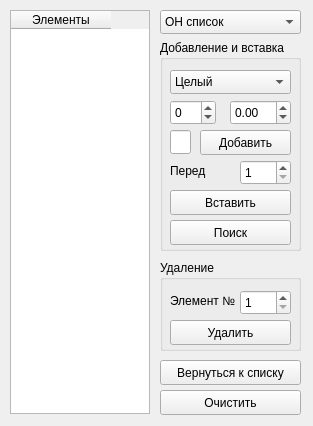
<?xml version="1.0" encoding="UTF-8"?>
<ui version="4.0">
 <class>MainWindow</class>
 <widget class="QMainWindow" name="MainWindow">
  <property name="geometry">
   <rect>
    <x>0</x>
    <y>0</y>
    <width>313</width>
    <height>426</height>
   </rect>
  </property>
  <property name="sizePolicy">
   <sizepolicy hsizetype="Fixed" vsizetype="Fixed">
    <horstretch>0</horstretch>
    <verstretch>0</verstretch>
   </sizepolicy>
  </property>
  <property name="windowTitle">
   <string>Списки</string>
  </property>
  <widget class="QWidget" name="centralwidget">
   <widget class="QTableWidget" name="MyTable">
    <property name="geometry">
     <rect>
      <x>10</x>
      <y>10</y>
      <width>140</width>
      <height>404</height>
     </rect>
    </property>
    <column>
     <property name="text">
      <string>Элементы</string>
     </property>
    </column>
   </widget>
   <widget class="QGroupBox" name="AddInsertSearchGroup">
    <property name="geometry">
     <rect>
      <x>160</x>
      <y>40</y>
      <width>141</width>
      <height>211</height>
     </rect>
    </property>
    <property name="title">
     <string>Добавление и вставка</string>
    </property>
    <widget class="QSpinBox" name="spinBox">
     <property name="geometry">
      <rect>
       <x>10</x>
       <y>60</y>
       <width>46</width>
       <height>25</height>
      </rect>
     </property>
     <property name="minimum">
      <number>-10000000</number>
     </property>
     <property name="maximum">
      <number>10000000</number>
     </property>
    </widget>
    <widget class="QComboBox" name="TypeItemBox">
     <property name="geometry">
      <rect>
       <x>10</x>
       <y>30</y>
       <width>121</width>
       <height>24</height>
      </rect>
     </property>
     <item>
      <property name="text">
       <string>Целый</string>
      </property>
     </item>
     <item>
      <property name="text">
       <string>Вещественный</string>
      </property>
     </item>
     <item>
      <property name="text">
       <string>Символьный</string>
      </property>
     </item>
    </widget>
    <widget class="QDoubleSpinBox" name="doubleSpinBox">
     <property name="geometry">
      <rect>
       <x>70</x>
       <y>60</y>
       <width>61</width>
       <height>25</height>
      </rect>
     </property>
     <property name="minimum">
      <double>-1000000000.899999976158142</double>
     </property>
     <property name="maximum">
      <double>100000000.989999994635582</double>
     </property>
    </widget>
    <widget class="QPushButton" name="AddButton">
     <property name="geometry">
      <rect>
       <x>40</x>
       <y>90</y>
       <width>91</width>
       <height>25</height>
      </rect>
     </property>
     <property name="text">
      <string>Добавить</string>
     </property>
    </widget>
    <widget class="QLineEdit" name="lineEdit">
     <property name="geometry">
      <rect>
       <x>10</x>
       <y>90</y>
       <width>21</width>
       <height>24</height>
      </rect>
     </property>
     <property name="maxLength">
      <number>1</number>
     </property>
    </widget>
    <widget class="QLabel" name="label_2">
     <property name="geometry">
      <rect>
       <x>10</x>
       <y>120</y>
       <width>55</width>
       <height>21</height>
      </rect>
     </property>
     <property name="text">
      <string>Перед</string>
     </property>
    </widget>
    <widget class="QSpinBox" name="insertSpinBox">
     <property name="geometry">
      <rect>
       <x>80</x>
       <y>120</y>
       <width>51</width>
       <height>25</height>
      </rect>
     </property>
     <property name="minimum">
      <number>1</number>
     </property>
     <property name="maximum">
      <number>1000000</number>
     </property>
    </widget>
    <widget class="QPushButton" name="InsertButton">
     <property name="geometry">
      <rect>
       <x>10</x>
       <y>150</y>
       <width>121</width>
       <height>25</height>
      </rect>
     </property>
     <property name="text">
      <string>Вставить</string>
     </property>
    </widget>
    <widget class="QPushButton" name="searchButton">
     <property name="geometry">
      <rect>
       <x>10</x>
       <y>180</y>
       <width>121</width>
       <height>25</height>
      </rect>
     </property>
     <property name="text">
      <string>Поиск</string>
     </property>
    </widget>
   </widget>
   <widget class="QComboBox" name="ListTypeBox">
    <property name="geometry">
     <rect>
      <x>160</x>
      <y>10</y>
      <width>141</width>
      <height>24</height>
     </rect>
    </property>
    <item>
     <property name="text">
      <string>ОН список</string>
     </property>
    </item>
    <item>
     <property name="text">
      <string>ДН список</string>
     </property>
    </item>
    <item>
     <property name="text">
      <string>ОНЦ список</string>
     </property>
    </item>
    <item>
     <property name="text">
      <string>ДНЦ список</string>
     </property>
    </item>
   </widget>
   <widget class="QGroupBox" name="delBox">
    <property name="geometry">
     <rect>
      <x>160</x>
      <y>260</y>
      <width>141</width>
      <height>91</height>
     </rect>
    </property>
    <property name="title">
     <string>Удаление</string>
    </property>
    <widget class="QSpinBox" name="DelSpinBox">
     <property name="geometry">
      <rect>
       <x>80</x>
       <y>30</y>
       <width>51</width>
       <height>25</height>
      </rect>
     </property>
     <property name="minimum">
      <number>1</number>
     </property>
     <property name="maximum">
      <number>10000000</number>
     </property>
    </widget>
    <widget class="QLabel" name="label">
     <property name="geometry">
      <rect>
       <x>10</x>
       <y>30</y>
       <width>71</width>
       <height>21</height>
      </rect>
     </property>
     <property name="text">
      <string>Элемент №</string>
     </property>
    </widget>
    <widget class="QPushButton" name="DelButton">
     <property name="geometry">
      <rect>
       <x>10</x>
       <y>60</y>
       <width>121</width>
       <height>25</height>
      </rect>
     </property>
     <property name="text">
      <string>Удалить</string>
     </property>
    </widget>
   </widget>
   <widget class="QPushButton" name="clearButton">
    <property name="geometry">
     <rect>
      <x>160</x>
      <y>390</y>
      <width>141</width>
      <height>25</height>
     </rect>
    </property>
    <property name="text">
     <string>Очистить</string>
    </property>
   </widget>
   <widget class="QPushButton" name="getBackButton">
    <property name="geometry">
     <rect>
      <x>160</x>
      <y>360</y>
      <width>141</width>
      <height>25</height>
     </rect>
    </property>
    <property name="text">
     <string>Вернуться к списку</string>
    </property>
   </widget>
  </widget>
 </widget>
 <resources/>
 <connections/>
</ui>
